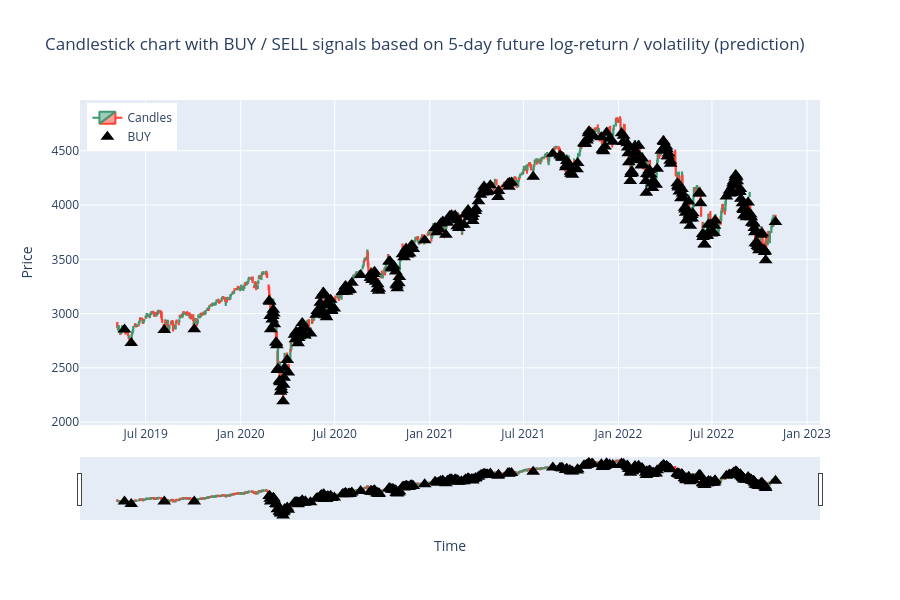

Source (notebook cell):
### Code cell
df_slice = df_ta.iloc[split_idx+SEQ_LEN:].copy()
y_pred_slice = y_pred[-len(df_slice):]  # make sure lengths match
df_slice = df_slice.copy()
df_slice["y_pred"] = y_pred_slice
# Identify signals
buy_signals = df_slice[df_slice["y_pred"] > thr_buy]
sell_signals = df_slice[df_slice["y_pred"] < -thr_sell]
# Create candlestick figure
fig = go.Figure(data=[go.Candlestick(
    x=df_slice.index,   # use index for x-axis
    open=df_slice['Open'],
    high=df_slice['High'],
    low=df_slice['Low'],
    close=df_slice['Close'],
    name='Candles'
)])
# BUY signals (triangle-up)
fig.add_trace(go.Scatter(
    x=buy_signals.index,
    y=buy_signals['Low'],  # anchor near candle low
    mode='markers', 
    marker=dict(symbol='triangle-up', size=12, color='black'), 
    name='BUY'
))
# SELL signals (triangle-down)
fig.add_trace(go.Scatter(
    x=sell_signals.index,
    y=sell_signals['High'],  # anchor near candle high
    mode='markers', 
    marker=dict(symbol='triangle-down', size=12, color='black'),
    name='SELL'
))
fig.update_layout(
    title=f"Candlestick chart with BUY / SELL signals based on {HORIZON}-day future log-return / volatility (prediction)",
    xaxis_title="Time", 
    yaxis_title="Price", 
    height=600,
    legend=dict(x=0.01, y=0.99)
)
path = "plots/improved_lstm_return_full_test_pred.png"
fig.write_image(path)
fig.show()
display(Image(filename=path)) # Display static image (GitHub-compatible)

### Figure 1 — Plotly figure (JSON) as saved in the notebook; plotly's stock layout.template omitted (floating-point values rounded to 4 significant figures; data arrays with more than 128 entries replaced by an {"elided": "..."} marker saying what was removed)
{"data": [{"close": {"elided": "881 float values"}, "high": {"elided": "881 float values"}, "low": {"elided": "881 float values"}, "name": "Candles", "open": {"elided": "881 float values"}, "type": "candlestick", "x": {"elided": "881 str values"}}, {"marker": {"color": "black", "size": 12, "symbol": "triangle-up"}, "mode": "markers", "name": "BUY", "type": "scatter", "x": {"elided": "336 str values"}, "y": {"elided": "336 float values"}}, {"marker": {"color": "black", "size": 12, "symbol": "triangle-down"}, "mode": "markers", "name": "SELL", "type": "scatter", "x": [], "y": []}], "layout": {"height": 600, "legend": {"x": 0.01, "y": 0.99}, "title": {"text": "Candlestick chart with BUY / SELL signals based on 5-day future log-return / volatility (prediction)"}, "xaxis": {"title": {"text": "Time"}}, "yaxis": {"title": {"text": "Price"}}}}
